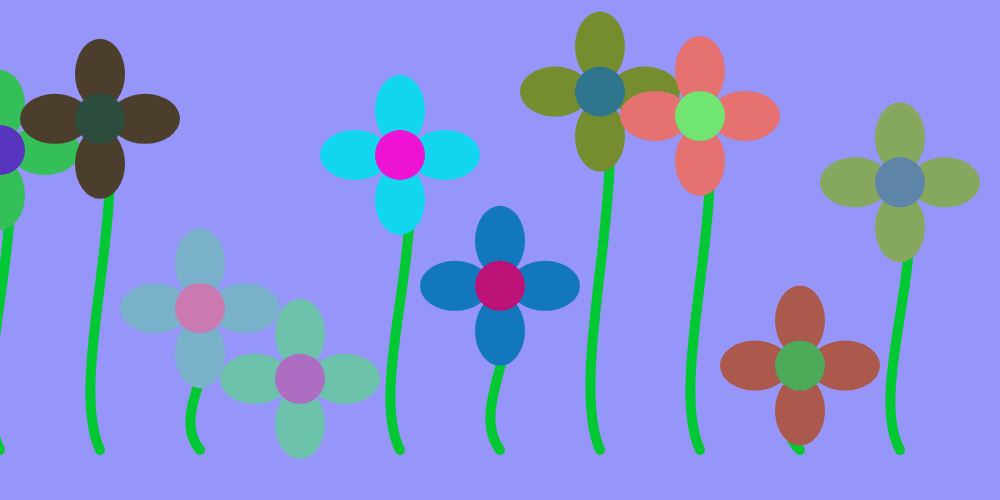
Frame 1 (no input)
Frame 60 (no input): identical to frame 1, image omitted
Frame 120 (the mouse pressed at the canvas centre since frame 60): identical to frame 1, image omitted

The p5.js sketch that drew this single still picture (run headless with seeded random() and noise() and a simulated clock; from frame 60 on, the mouse is pressed at the canvas centre):

// p5.js sketch
// ── sketch.js
var flowers;
var flower;

function setup() {
  createCanvas(1000, 500);
  base_x = width / 2;
  base_y = height - 50;

  flowers = [];

  flower = {
    base_x: 0,
    base_y: height - 50,
    stem_h: 100,
    col: color(255, 50, 50),
  };

  for (var i = 0; i < 10; i++) {
    let newFlower = {};
    newFlower.base_x = i * 100;
    newFlower.base_y = flower.base_y;
    newFlower.stem_h = random(50, 400);
    newFlower.col = color(random(0, 255), random(0, 255), random(0, 255));
    flowers.push(newFlower);
  }
  console.log(flowers);
}

function draw() {
  background(150, 150, 250);
  for (var i = 0; i < flowers.length; i++) {
    drawFlower(flowers[i]);
  }
}

function drawFlower(_flower) {
  noFill();
  strokeWeight(10);
  stroke(0, 200, 50);
  curve(
    _flower.base_x + 200,
    _flower.base_y + 100,
    _flower.base_x,
    _flower.base_y,
    _flower.base_x,
    _flower.base_y - _flower.stem_h,
    _flower.base_x - 200,
    _flower.base_y - (_flower.stem_h + 100)
  );

  noStroke();
  fill(_flower.col);
  ellipse(_flower.base_x + 45, _flower.base_y - _flower.stem_h, 70, 50);
  ellipse(_flower.base_x - 45, _flower.base_y - _flower.stem_h, 70, 50);
  ellipse(_flower.base_x, _flower.base_y + 45 - _flower.stem_h, 50, 70);
  ellipse(_flower.base_x, _flower.base_y - 45 - _flower.stem_h, 50, 70);

  //draw the center
  fill(color(blue(_flower.col), red(_flower.col), green(_flower.col)));
  ellipse(_flower.base_x, _flower.base_y - _flower.stem_h, 50, 50);
}
